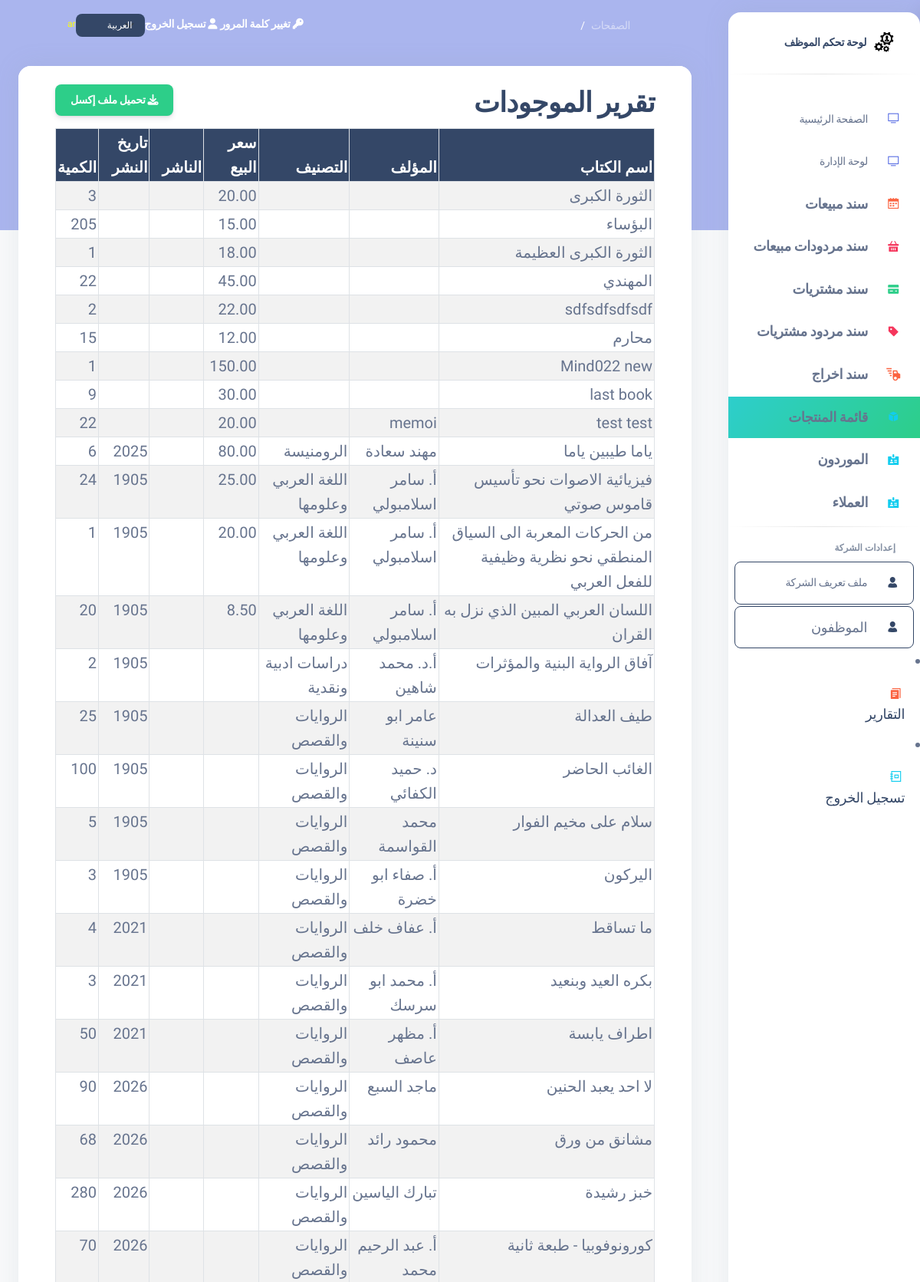
Page /stock_products_report/ (upper part) on the committed database.
### my_app/models.py (models this page shows, shortened)
class Product(models.Model):
    product_name = models.CharField(max_length=255)
    quantity = models.IntegerField(default=0)
    purchasing_price = models.DecimalField(max_digits=6, decimal_places=2)
    sale_price = models.DecimalField(max_digits=6, decimal_places=2, null=True, blank=True)
    category = models.CharField(max_length=100, blank=True, null=True)
    expiry_date = models.DateField(blank=True, null=True)
    isbn = models.CharField(max_length=32, unique=True , null=True, blank=True)
    production_date = models.DateField(blank=True, null=True)
    author = models.CharField(max_length=255, blank=True, null=True)
    publisher = models.CharField(max_length=255, blank=True, null=True)#publisher
    supplier = models.CharField(max_length=255, blank=True, null=True)
    employee = models.ForeignKey(Employee, related_name="products", on_delete=models.CASCADE, null=True, blank=True)
    created_at = models.DateTimeField(auto_now_add=True)
    updated_at = models.DateTimeField(auto_now=True)
    objects = ProductManager()

### my_app/views.py (the view)
# urls.py: path('stock_products_report/', views.stock_products_report, name='stock_products_report'),
def stock_products_report(request):
    products = models.Product.objects.filter(quantity__gt=0)
    context = {
        'products': products,
    }
    return render(request, 'stock_products_report.html', context)

### my_app/templates/stock_products_report.html (shortened to what this page needs)
{% extends 'layouts/base.html' %}
{% load i18n %}
{% block content %}
  <div class="card" id="printableTable">
    <div class="card-header">
        <div class="container">
            <div class="d-flex justify-content-between align-items-center">
                <h2>{% trans "Stock Products Report" %}</h2>
                <a href="{% url 'download_stock_products_excel' %}" class="btn btn-success">
                    <i class="fas fa-download"></i> {% trans "Download Excel" %}
                </a>
            </div>
            <div class="table-responsive p-0">
            <table class="table table-striped table-bordered">
                <thead class="table-dark">
                    <tr>
                        <th>{% trans "Product Name" %}</th>
                        <th>{% trans "Author" %}</th>
                        <th>{% trans "Category" %}</th>
                        <th>{% trans "Sale Price" %}</th>
                        <th>{% trans "Publisher" %}</th>
                        <th>{% trans "Production Date" %}</th>
                        <th>{% trans "Quantity" %}</th>
                    </tr>
                </thead>
                <tbody>
                    {% for product in products %}
                    <tr>
                        <td>{{ product.product_name|default:"" }}</td>
                        <td>{{ product.author|default:"" }}</td>
                        <td>{{ product.category|default:"" }}</td>
                        <td>{{ product.sale_price|default:"" }}</td>
                        <td>{{ product.publisher|default:"" }}</td>
                        <td>{{ product.production_date|date:"Y"|default:"" }}</td>
                        <td>{{ product.quantity }}</td>
                    </tr>
                    {% endfor %}
                </tbody>
            </table>
        </div>
    </div>
  </div>
</div>
{% endblock %}

### my_app/templates/layouts/base.html (style rules this page uses)
body { text-align: right; direction: rtl; }

### rows in the picture
Product: product_name "الثورة الكبرى", sale_price "20.00", quantity "3"
Product: product_name "البؤساء", sale_price "15.00", quantity "205"
Product: product_name "الثورة الكبرى العظيمة", sale_price "18.00", quantity "1"
Product: product_name "المهندي", sale_price "45.00", quantity "22"
Product: product_name "sdfsdfsdfsdf", sale_price "22.00", quantity "2"
Product: product_name "محارم", sale_price "12.00", quantity "15"
Product: product_name "Mind022 new", sale_price "150.00", quantity "1"
Product: product_name "last book", sale_price "30.00", quantity "9"
Product: product_name "test test", author "memoi", sale_price "20.00", quantity "22"
Product: product_name "ياما طيبين ياما", author "مهند سعادة", category "الرومنيسة", sale_price "80.00", production_date "2025", quantity "6"
Product: product_name "فيزيائية الاصوات نحو تأسيس قاموس صوتي", author "أ. سامر اسلامبولي", category "اللغة العربي وعلومها", sale_price "25.00", production_date "1905", quantity "24"
Product: product_name "من الحركات المعربة الى السياق المنطقي نحو نظرية وظيفية للفعل العربي", author "أ. سامر اسلامبولي", category "اللغة العربي وعلومها", sale_price "20.00", production_date "1905", quantity "1"
Product: product_name "اللسان العربي المبين الذي نزل به القران", author "أ. سامر اسلامبولي", category "اللغة العربي وعلومها", sale_price "8.50", production_date "1905", quantity "20"
Product: product_name "آفاق الرواية البنية والمؤثرات", author "أ.د. محمد شاهين", category "دراسات ادبية ونقدية", production_date "1905", quantity "2"
Product: product_name "طيف العدالة", author "عامر ابو سنينة", category "الروايات والقصص", production_date "1905", quantity "25"
Product: product_name "الغائب الحاضر", author "د. حميد الكفائي", category "الروايات والقصص", production_date "1905", quantity "100"
Product: product_name "سلام على مخيم الفوار", author "محمد القواسمة", category "الروايات والقصص", production_date "1905", quantity "5"
Product: product_name "اليركون", author "أ. صفاء ابو خضرة", category "الروايات والقصص", production_date "1905", quantity "3"
Product: product_name "ما تساقط", author "أ. عفاف خلف", category "الروايات والقصص", production_date "2021", quantity "4"
Product: product_name "بكره العيد وبنعيد", author "أ. محمد ابو سرسك", category "الروايات والقصص", production_date "2021", quantity "3"
Product: product_name "اطراف يابسة", author "أ. مظهر عاصف", category "الروايات والقصص", production_date "2021", quantity "50"
Product: product_name "لا احد يعبد الحنين", author "ماجد السبع", category "الروايات والقصص", production_date "2026", quantity "90"
Product: product_name "مشانق من ورق", author "محمود رائد", category "الروايات والقصص", production_date "2026", quantity "68"
Product: product_name "خبز رشيدة", author "تبارك الياسين", category "الروايات والقصص", production_date "2026", quantity "280"
Product: product_name "كورونوفوبيا - طبعة ثانية", author "أ. عبد الرحيم محمد", category "الروايات والقصص", production_date "2026", quantity "70"

### other values in the picture
{{ LANGUAGE_CODE }} "ar"
